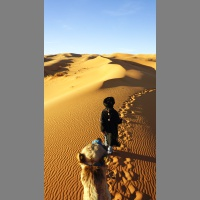
#> input picture v.jpg, 200 x 200 px
$ jupyter execute reize_image.ipynb
#> lines starting #> are read from the running program, lines starting #| are printed output that depends on the picture
[cell 1]
import matplotlib.pyplot as plt
import cv2
import numpy as np

resize image up / down to a size needed, walaupun put the desination size (both dimensions)  or the scaling (in both dimensions)

robust way :

- find the aspect ratio and calulate -> smaller dimension
- ketika satunya lebih besar peregangan 1000.

# Note :

- jika aspect > 1 -> horizontal
- jika aspect < 1 -> vertical

interpolasi method tergantung pada apaun image yang di reganggakan untuk resolusinya diperbesar atau di scaling down untuk lower reolusi.

# after reisizing

- kita bisa akhiri dengan 1k x N image (dimana N <=1k)
-  need to pad (basic pad) apapun background warna yang di butuhkan pada dua sisi untuk mengisikan image ke dalam 1k x 1k => copyMakeBorder()/ np.pad()

memutuskan apapun tentang case odd number dari pixel yang dibutuhkan untuk ditambhkan untuk membuat 1k x 1k (penambahan pixel ke kiri atau ke kanan base on pad or atas atau bawah base on pad) -> semuanya berdasarkan orienasinya

# automatic calucalte aspect ratio and scales yang sesuai, pad yang dipelukan

[cell 2]
def resizeAndPad(img, size, padColor=0):

    h, w = img.shape[:2]
    sh, sw = size

    # Metode interpolation (penambahan)
    if h > sh or w > sw: # Penyusutan image
        interp = cv2.INTER_AREA
    else: # Peregangan image
        interp = cv2.INTER_CUBIC

    # aspect ratio dari  image
    aspect = w/h  # convert to sebuah ratio float(w)/h

    # compute scaling image dan pad base size
    if aspect > 1: # horizontal image
        new_w = sw
        new_h = np.round(new_w/aspect).astype(int)
        pad_vert = (sh-new_h)/2
        pad_top, pad_bot = np.floor(pad_vert).astype(int), np.ceil(pad_vert).astype(int)
        pad_left, pad_right = 0, 0
    elif aspect < 1: # vertical image
        new_h = sh
        new_w = np.round(new_h*aspect).astype(int)
        pad_horz = (sw-new_w)/2
        pad_left, pad_right = np.floor(pad_horz).astype(int), np.ceil(pad_horz).astype(int)
        pad_top, pad_bot = 0, 0
    else: # square image
        new_h, new_w = sh, sw
        pad_left, pad_right, pad_top, pad_bot = 0, 0, 0, 0

    # set pad color
    if len(img.shape) == 3 and not isinstance(padColor, (list, tuple, np.ndarray)): # color image => only 1 color yang tersedia
        padColor = [padColor]*3

    # scale and pad
    scaled_img = cv2.resize(img, (new_w, new_h), interpolation=interp)
    scaled_img = cv2.copyMakeBorder(scaled_img, pad_top, pad_bot, pad_left, pad_right, borderType=cv2.BORDER_CONSTANT, value=padColor)

    return scaled_img

v_img = cv2.imread('v.jpg') # vertical image
#> v_img is the input picture: shape (200, 200, 3); mean B, G, R 115, 133.2, 146.5
scaled_v_img = resizeAndPad(v_img, (200,200), 127)

h_img = cv2.imread('h.jpg') # horizontal image
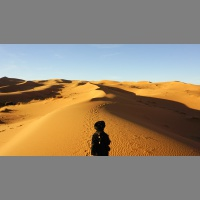
#> input picture h.jpg, 200 x 200 px
#> h_img is the input picture: shape (200, 200, 3); mean B, G, R 114, 133.9, 148.8
scaled_h_img = resizeAndPad(h_img, (200,200), 127)

sq_img = cv2.imread('sq.jpg') # square image
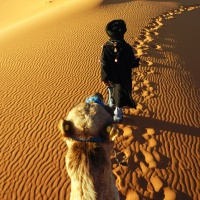
#> input picture sq.jpg, 200 x 200 px
#> sq_img is the input picture: shape (200, 200, 3); mean B, G, R 46.8, 101, 148.4
scaled_sq_img = resizeAndPad(sq_img, (200,200), 127)

[cell 3]
cv2.imshow("image",scaled_v_img)
cv2.waitKey(0)
cv2.destroyAllWindows()

[cell 4]
cv2.imshow("image",scaled_h_img)
cv2.waitKey(0)
cv2.destroyAllWindows()

[cell 5]
cv2.imshow("image",scaled_sq_img)
cv2.waitKey(0)
cv2.destroyAllWindows()

# Using open cv2 full

[cell 6]
image = cv2.imread("TOMATO1.png")
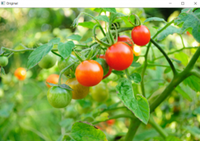
#> input picture TOMATO1.png, 200 x 141 px
#> image is the input picture: shape (141, 200, 3); mean B, G, R 74.3, 165.6, 134
half = cv2.resize(image, (0, 0), fx = 0.1, fy = 0.1)
bigger = cv2.resize(image, (1050, 1610))
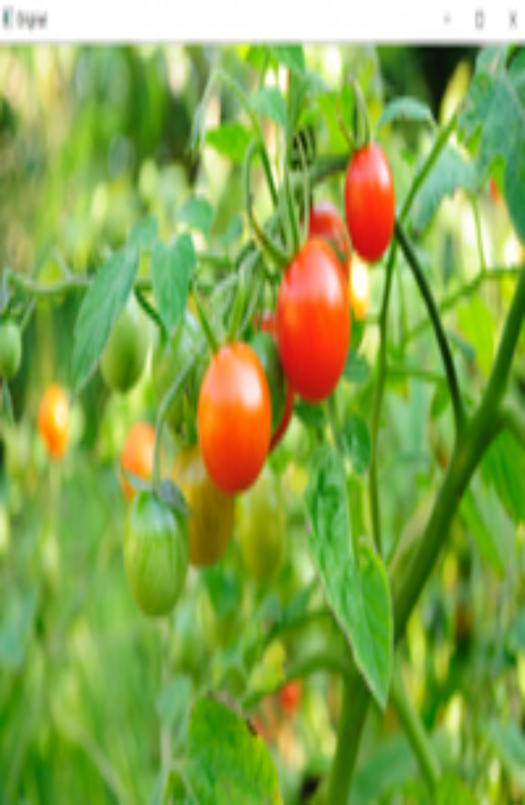
#> bigger: shape (1610, 1050, 3) (shown at 1/2 size); mean B, G, R 74.2, 165.4, 133.9

stretch_near = cv2.resize(image, (780, 540),
               interpolation = cv2.INTER_NEAREST)
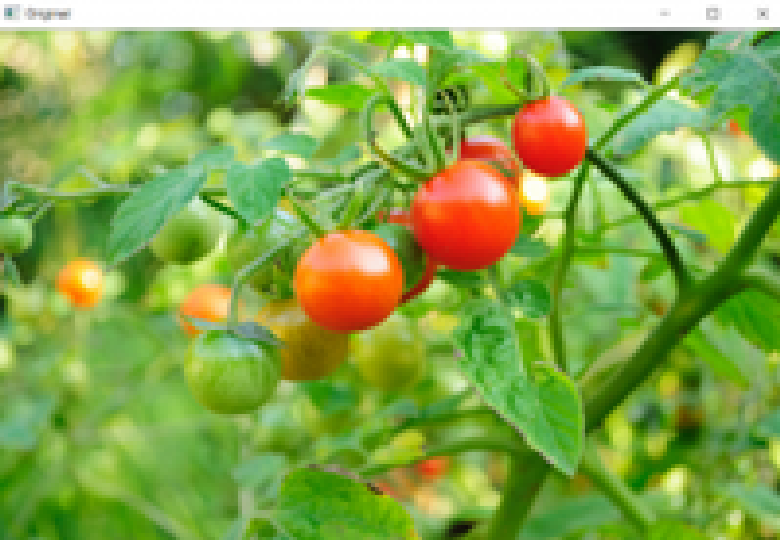
#> stretch_near: shape (540, 780, 3); mean B, G, R 74.5, 165.6, 134.1


Titles =["Original", "Half", "Bigger", "Interpolation Nearest"]
images =[image, half, bigger, stretch_near]
count = 4

for i in range(count):
    plt.subplot(2, 2, i + 1)
    plt.title(Titles[i])
    plt.imshow(images[i])

plt.show()
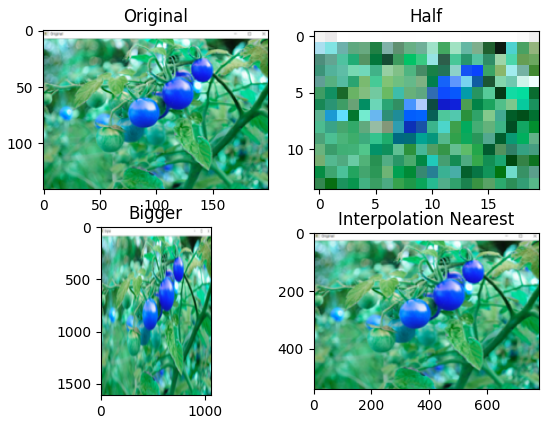
#> figure drawn by matplotlib, 4 panels; B, G, R data is drawn as R, G, B
